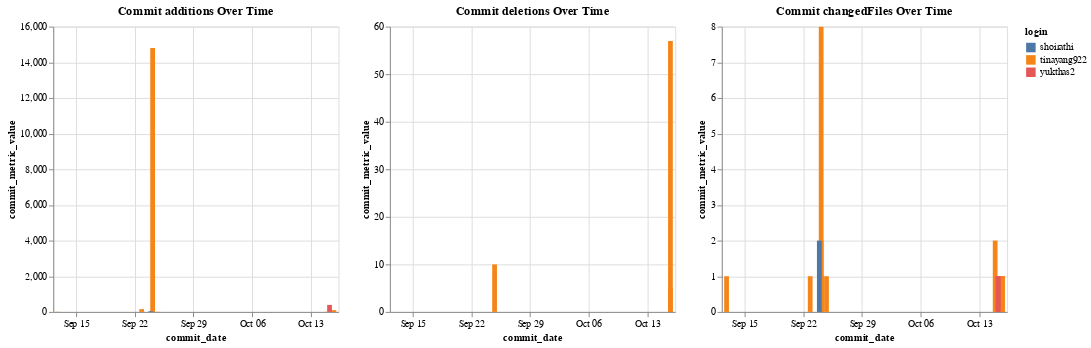

The cell this chart's notebook holds for it:
### Markdown cell above
### Commits Over Time

### Code cell
# Melt the commits dataframe from wide to long format so that we can have all commit type activities in one column called commit_metric
melted_commits_df = commits_df.melt(id_vars=['oid', 'message', 'committedDate', 'login', ], value_vars=['additions', 'deletions', 'changedFiles'], var_name='commit_metric', value_name='commit_metric_value')
# Convert the commit date to a datetime object
melted_commits_df['commit_date'] = pd.to_datetime(melted_commits_df['committedDate'], errors='coerce')
# Get the unique commit types to create charts for each type
commit_types = melted_commits_df['commit_metric'].unique().tolist()

# Create a list to store the charts
charts = []
# Loop through the commit types and create a chart for each type
for commit_type in commit_types:
	# Create an interactive selection for each chart where you can select the login to highlight each group member's contributions
	selection = alt.selection_point(fields=['login'], bind='legend')
	
	# Filter the DataFrame for the current commit type and subset to only the columns we need to keep the chart smaller in size
	filtered_df = melted_commits_df[melted_commits_df['commit_metric'] == commit_type][['commit_date', 'commit_metric_value', 'login', 'message']]
	
	# Create a bar chart for the current commit type
	chart = alt.Chart(filtered_df).mark_bar().encode(
		x='commit_date:T', # Use the commit date as the x-axis
		y='commit_metric_value:Q', # Use the commit metric value as the y-axis
		color='login:N', # Color the bars by the login
		opacity=alt.condition(selection, alt.value(1), alt.value(0.1)), # Set the opacity to 1 if the login is selected and 0.1 if not
		tooltip=['commit_date', 'commit_metric_value', 'login', 'message'] # Show the commit date, commit metric value, login, and message in the tooltip
	).add_params(selection).properties(
		title=f"Commit {commit_type} Over Time"
	)
	# Add the chart to the list of charts
	charts.append(chart)
# Combine all the charts into one chart and set the y-axis to be independent so that we can see all the changes even if the y axis scale is different for each commit type activity
alt.hconcat(*charts).resolve_scale(y='independent')

### Figure 1 — Vega-Lite specification as saved in the notebook (floating-point values rounded to 4 significant figures)
{"config": {"view": {"continuousWidth": 300, "continuousHeight": 300}}, "hconcat": [{"data": {"name": "data-381b8dfe39d716ba404e39ac51b2a1d0"}, "mark": {"type": "bar"}, "encoding": {"color": {"field": "login", "type": "nominal"}, "opacity": {"condition": {"param": "param_1", "value": 1}, "value": 0.1}, "tooltip": [{"field": "commit_date", "type": "temporal"}, {"field": "commit_metric_value", "type": "quantitative"}, {"field": "login", "type": "nominal"}, {"field": "message", "type": "nominal"}], "x": {"field": "commit_date", "type": "temporal"}, "y": {"field": "commit_metric_value", "type": "quantitative"}}, "name": "view_1", "title": "Commit additions Over Time"}, {"data": {"name": "data-e1f425e670e202649acea0ceb2ca6972"}, "mark": {"type": "bar"}, "encoding": {"color": {"field": "login", "type": "nominal"}, "opacity": {"condition": {"param": "param_2", "value": 1}, "value": 0.1}, "tooltip": [{"field": "commit_date", "type": "temporal"}, {"field": "commit_metric_value", "type": "quantitative"}, {"field": "login", "type": "nominal"}, {"field": "message", "type": "nominal"}], "x": {"field": "commit_date", "type": "temporal"}, "y": {"field": "commit_metric_value", "type": "quantitative"}}, "name": "view_2", "title": "Commit deletions Over Time"}, {"data": {"name": "data-121ba6b552409a94b5c353a72bdb4bc1"}, "mark": {"type": "bar"}, "encoding": {"color": {"field": "login", "type": "nominal"}, "opacity": {"condition": {"param": "param_3", "value": 1}, "value": 0.1}, "tooltip": [{"field": "commit_date", "type": "temporal"}, {"field": "commit_metric_value", "type": "quantitative"}, {"field": "login", "type": "nominal"}, {"field": "message", "type": "nominal"}], "x": {"field": "commit_date", "type": "temporal"}, "y": {"field": "commit_metric_value", "type": "quantitative"}}, "name": "view_3", "title": "Commit changedFiles Over Time"}], "params": [{"name": "param_1", "select": {"type": "point", "fields": ["login"]}, "bind": "legend", "views": ["view_1"]}, {"name": "param_2", "select": {"type": "point", "fields": ["login"]}, "bind": "legend", "views": ["view_2"]}, {"name": "param_3", "select": {"type": "point", "fields": ["login"]}, "bind": "legend", "views": ["view_3"]}], "resolve": {"scale": {"y": "independent"}}, "$schema": "https://vega.github.io/schema/vega-lite/v5.20.1.json", "datasets": {"data-381b8dfe39d716ba404e39ac51b2a1d0": [{"commit_date": "2024-10-15T18:36:45+00:00", "commit_metric_value": 11, "login": "tinayang922", "message": "Add files via upload"}, {"commit_date": "2024-10-15T18:34:29+00:00", "commit_metric_value": 76, "login": "tinayang922", "message": "Update proprietary_platform_exploration.md"}, {"commit_date": "2024-10-15T18:30:53+00:00", "commit_metric_value": 92, "login": "tinayang922", "message": "Update proprietary_platform_exploration.md"}, {"commit_date": "2024-09-24T18:15:28+00:00", "commit_metric_value": 9, "login": "tinayang922", "message": "Update README.md"}, {"commit_date": "2024-09-24T03:04:47+00:00", "commit_metric_value": 0, "login": "tinayang922", "message": "Delete .DS_Store"}, {"commit_date": "2024-09-24T03:03:20+00:00", "commit_metric_value": 41, "login": "tinayang922", "message": "oopsMerge remote-tracking branch 'refs/remotes/origin/main'"}, {"commit_date": "2024-09-24T03:02:38+00:00", "commit_metric_value": 14803, "login": "tinayang922", "message": "critical cultural"}, {"commit_date": "2024-09-22T19:34:11+00:00", "commit_metric_value": 157, "login": "tinayang922", "message": "added mass digitization"}, {"commit_date": "2024-10-14T21:58:27+00:00", "commit_metric_value": 8, "login": "tinayang922", "message": "Done"}, {"commit_date": "2024-10-15T06:23:50+00:00", "commit_metric_value": 3, "login": "yukthas2", "message": "Add CC BY 4.0 license badge to README"}, {"commit_date": "2024-10-15T06:22:25+00:00", "commit_metric_value": 395, "login": "yukthas2", "message": "add creative commons attribution 4.0 international public license"}, {"commit_date": "2024-09-24T03:56:19+00:00", "commit_metric_value": 5, "login": "tinayang922", "message": "Update README.md"}, {"commit_date": "2024-09-12T19:43:00+00:00", "commit_metric_value": 9, "login": "tinayang922", "message": "content README.md"}, {"commit_date": "2024-09-23T21:42:31+00:00", "commit_metric_value": 41, "login": "shoirathi", "message": "Merge pull request #1 from CultureAsData-UIUC/adding-project-management-workflow\n\nAdded project management workflow issue template"}], "data-e1f425e670e202649acea0ceb2ca6972": [{"commit_date": "2024-10-15T18:36:45+00:00", "commit_metric_value": 0, "login": "tinayang922", "message": "Add files via upload"}, {"commit_date": "2024-10-15T18:34:29+00:00", "commit_metric_value": 57, "login": "tinayang922", "message": "Update proprietary_platform_exploration.md"}, {"commit_date": "2024-10-15T18:30:53+00:00", "commit_metric_value": 5, "login": "tinayang922", "message": "Update proprietary_platform_exploration.md"}, {"commit_date": "2024-09-24T18:15:28+00:00", "commit_metric_value": 10, "login": "tinayang922", "message": "Update README.md"}, {"commit_date": "2024-09-24T03:04:47+00:00", "commit_metric_value": 0, "login": "tinayang922", "message": "Delete .DS_Store"}, {"commit_date": "2024-09-24T03:03:20+00:00", "commit_metric_value": 0, "login": "tinayang922", "message": "oopsMerge remote-tracking branch 'refs/remotes/origin/main'"}, {"commit_date": "2024-09-24T03:02:38+00:00", "commit_metric_value": 0, "login": "tinayang922", "message": "critical cultural"}, {"commit_date": "2024-09-22T19:34:11+00:00", "commit_metric_value": 0, "login": "tinayang922", "message": "added mass digitization"}, {"commit_date": "2024-10-14T21:58:27+00:00", "commit_metric_value": 0, "login": "tinayang922", "message": "Done"}, {"commit_date": "2024-10-15T06:23:50+00:00", "commit_metric_value": 0, "login": "yukthas2", "message": "Add CC BY 4.0 license badge to README"}, {"commit_date": "2024-10-15T06:22:25+00:00", "commit_metric_value": 0, "login": "yukthas2", "message": "add creative commons attribution 4.0 international public license"}, {"commit_date": "2024-09-24T03:56:19+00:00", "commit_metric_value": 0, "login": "tinayang922", "message": "Update README.md"}, {"commit_date": "2024-09-12T19:43:00+00:00", "commit_metric_value": 0, "login": "tinayang922", "message": "content README.md"}, {"commit_date": "2024-09-23T21:42:31+00:00", "commit_metric_value": 0, "login": "shoirathi", "message": "Merge pull request #1 from CultureAsData-UIUC/adding-project-management-workflow\n\nAdded project management workflow issue template"}], "data-121ba6b552409a94b5c353a72bdb4bc1": [{"commit_date": "2024-10-15T18:36:45+00:00", "commit_metric_value": 1, "login": "tinayang922", "message": "Add files via upload"}, {"commit_date": "2024-10-15T18:34:29+00:00", "commit_metric_value": 1, "login": "tinayang922", "message": "Update proprietary_platform_exploration.md"}, {"commit_date": "2024-10-15T18:30:53+00:00", "commit_metric_value": 1, "login": "tinayang922", "message": "Update proprietary_platform_exploration.md"}, {"commit_date": "2024-09-24T18:15:28+00:00", "commit_metric_value": 1, "login": "tinayang922", "message": "Update README.md"}, {"commit_date": "2024-09-24T03:04:47+00:00", "commit_metric_value": 1, "login": "tinayang922", "message": "Delete .DS_Store"}, {"commit_date": "2024-09-24T03:03:20+00:00", "commit_metric_value": 2, "login": "tinayang922", "message": "oopsMerge remote-tracking branch 'refs/remotes/origin/main'"}, {"commit_date": "2024-09-24T03:02:38+00:00", "commit_metric_value": 8, "login": "tinayang922", "message": "critical cultural"}, {"commit_date": "2024-09-22T19:34:11+00:00", "commit_metric_value": 1, "login": "tinayang922", "message": "added mass digitization"}, {"commit_date": "2024-10-14T21:58:27+00:00", "commit_metric_value": 2, "login": "tinayang922", "message": "Done"}, {"commit_date": "2024-10-15T06:23:50+00:00", "commit_metric_value": 1, "login": "yukthas2", "message": "Add CC BY 4.0 license badge to README"}, {"commit_date": "2024-10-15T06:22:25+00:00", "commit_metric_value": 1, "login": "yukthas2", "message": "add creative commons attribution 4.0 international public license"}, {"commit_date": "2024-09-24T03:56:19+00:00", "commit_metric_value": 1, "login": "tinayang922", "message": "Update README.md"}, {"commit_date": "2024-09-12T19:43:00+00:00", "commit_metric_value": 1, "login": "tinayang922", "message": "content README.md"}, {"commit_date": "2024-09-23T21:42:31+00:00", "commit_metric_value": 2, "login": "shoirathi", "message": "Merge pull request #1 from CultureAsData-UIUC/adding-project-management-workflow\n\nAdded project management workflow issue template"}]}}
